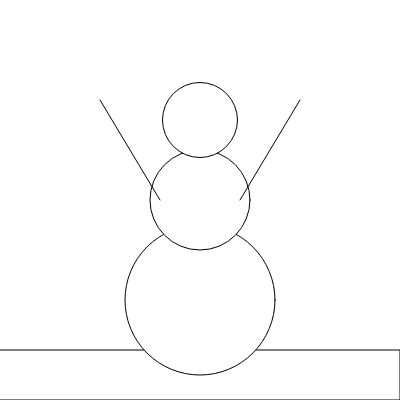
Frame 1 (no input)
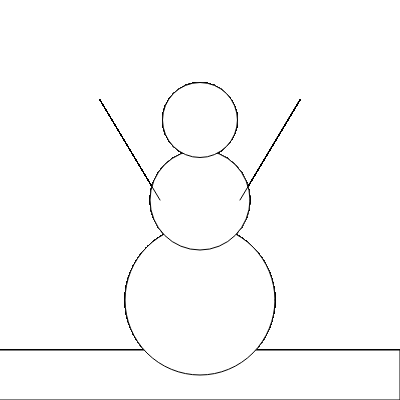
Frame 60 (no input)
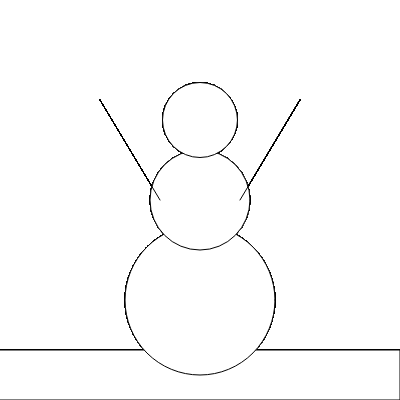
Frame 120 (the mouse pressed at the canvas centre since frame 60)

The p5.js sketch that drew these frames (run headless with seeded random() and noise() and a simulated clock; from frame 60 on, the mouse is pressed at the canvas centre):

// p5.js sketch
// ── sketch.js
function setup() {
  createCanvas(400,400)
}

function draw() {
// ground
rect(-1,350,401,50);

// body
ellipse(200, 300, 150, 150);
ellipse(200, 200, 100, 100);
ellipse(200, 120, 75, 75);

// arms
line(160,200,100,100);
line(240,200,300,100);

}
